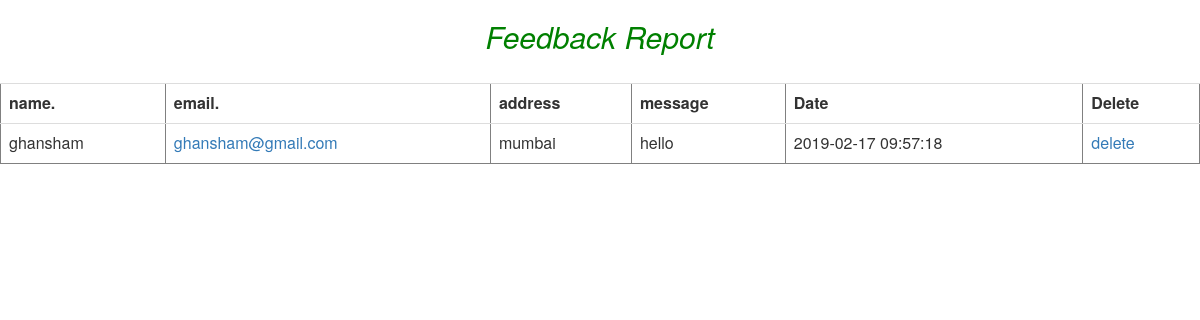
The app's page /Afeedback.php with its own data.
### tables this page shows
CREATE TABLE `feedback` (
  `name` varchar(30) NOT NULL,
  `email` varchar(50) NOT NULL,
  `address` varchar(50) NOT NULL,
  `message` varchar(200) NOT NULL,
  `D_ate` varchar(50) NOT NULL
);

### Afeedback.php (the view, shortened to what this page needs)
<html>
<head>
  <link rel="stylesheet" href="https://maxcdn.bootstrapcdn.com/bootstrap/3.3.7/css/bootstrap.min.css">
</head>
<body>
<div width="80px">
<?php
require_once"config.php";
$query = "SELECT name,email,address,message,D_ate FROM feedback";
$result = mysqli_query($con,$query) or trigger_error("SQL",E_USER_ERROR);
echo "<body background=four.jpg>";
echo "<center><font color=green><i><h2>Feedback Report</h2></i></font></center>";
echo "<center>";
echo "<br/>";
echo "<table width='80%' class='table table-hover' bgcolor=pink  border='1'>";
echo "<tr><th scope='col'>name.</th><th scope='col'>
email.</th><th scope='col'>address</th><th scope='col'>message</th>
<th scope='col'>Date</th><th scope='col'>Delete</th>";
echo "</tr>";
echo'<form name="feed" action="Afeedback.php" method="post">';
while($row = mysqli_fetch_array($result))
{
	echo "<tr><td>";
	echo $row['name'];
	echo "</td><td>";
	echo "<a href=\"Afeedback.php?id1=".$row['email']."\" >";
	echo $row['email'];
	echo "</a>";
	echo "</td><td>";
	echo $row['address'];
	echo "</td><td>";
	echo $row['message'];
	echo "</td>";
	echo "<td>";
	echo  $row['D_ate'];
	echo "</td>";
	echo "<td>";
	echo "<a href=\"Afeedback.php?nm=".$row['name']."\" >";
	echo "delete";
	echo "</a>";
	echo "</td>";
	echo "</tr>";
}
echo "</table>";
echo "</center>";
?>
</div>
</body>
</html>

### records on screen
feedback: name "ghansham", email "ghansham@gmail.com", address "mumbai", message "hello", D_ate "2019-02-17 09:57:18"
